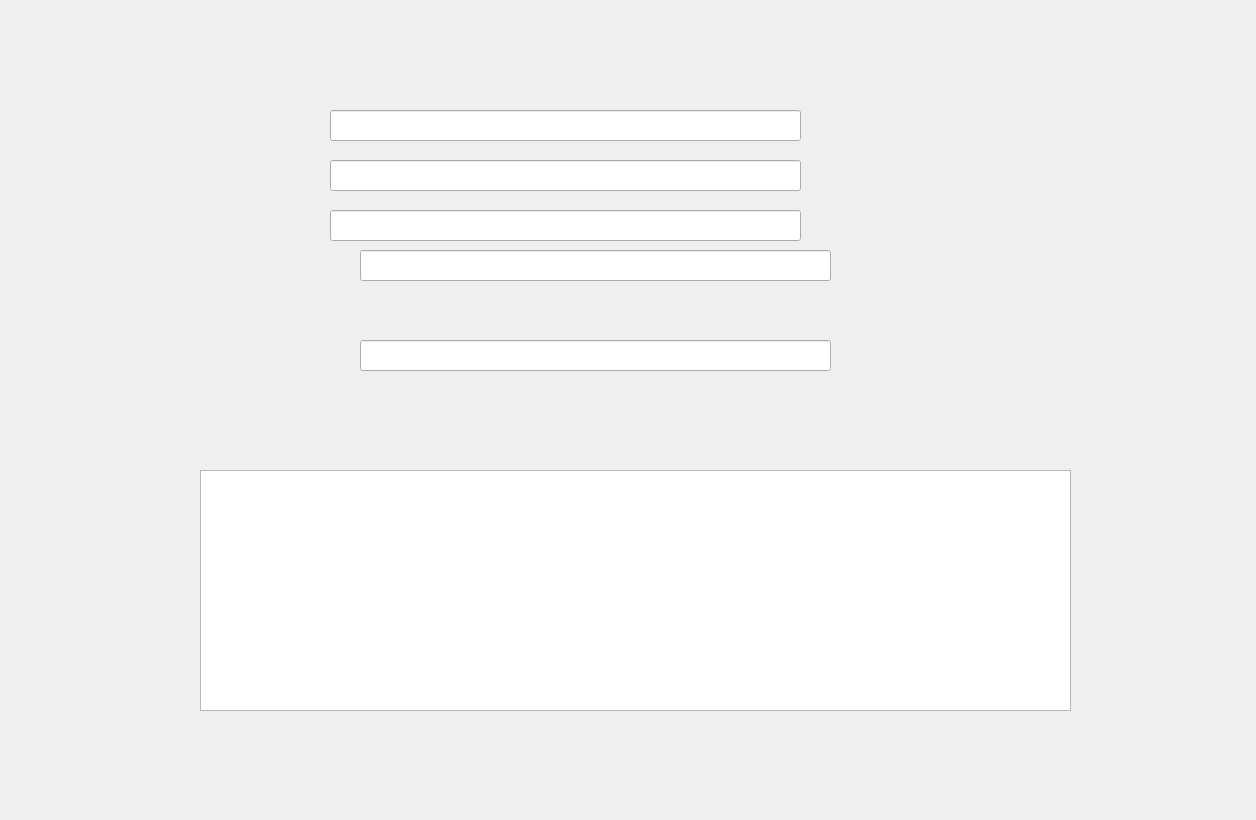
<?xml version="1.0" encoding="UTF-8"?>
<ui version="4.0">
 <class>Window</class>
 <widget class="QWidget" name="Window">
  <property name="windowModality">
   <enum>Qt::NonModal</enum>
  </property>
  <property name="enabled">
   <bool>true</bool>
  </property>
  <property name="geometry">
   <rect>
    <x>0</x>
    <y>0</y>
    <width>1256</width>
    <height>820</height>
   </rect>
  </property>
  <property name="sizePolicy">
   <sizepolicy hsizetype="Maximum" vsizetype="Maximum">
    <horstretch>0</horstretch>
    <verstretch>0</verstretch>
   </sizepolicy>
  </property>
  <property name="tabletTracking">
   <bool>false</bool>
  </property>
  <property name="acceptDrops">
   <bool>false</bool>
  </property>
  <property name="windowTitle">
   <string>Gestor De Articulos Cientificos</string>
  </property>
  <widget class="QLabel" name="Fondo">
   <property name="geometry">
    <rect>
     <x>0</x>
     <y>0</y>
     <width>1256</width>
     <height>820</height>
    </rect>
   </property>
   <property name="text">
    <string/>
   </property>
   <property name="pixmap">
    <pixmap>MainWindow.png</pixmap>
   </property>
   <property name="scaledContents">
    <bool>false</bool>
   </property>
  </widget>
  <widget class="QLineEdit" name="lineEditTitle">
   <property name="geometry">
    <rect>
     <x>330</x>
     <y>110</y>
     <width>471</width>
     <height>31</height>
    </rect>
   </property>
  </widget>
  <widget class="QLineEdit" name="lineEditAuthor">
   <property name="geometry">
    <rect>
     <x>330</x>
     <y>160</y>
     <width>471</width>
     <height>31</height>
    </rect>
   </property>
  </widget>
  <widget class="QLineEdit" name="lineEditYear">
   <property name="geometry">
    <rect>
     <x>330</x>
     <y>210</y>
     <width>471</width>
     <height>31</height>
    </rect>
   </property>
  </widget>
  <widget class="QLineEdit" name="lineEditSearch">
   <property name="geometry">
    <rect>
     <x>360</x>
     <y>340</y>
     <width>471</width>
     <height>31</height>
    </rect>
   </property>
  </widget>
  <widget class="QPushButton" name="pushButtonAdd">
   <property name="geometry">
    <rect>
     <x>880</x>
     <y>170</y>
     <width>121</width>
     <height>61</height>
    </rect>
   </property>
   <property name="palette">
    <palette>
     <active>
      <colorrole role="Button">
       <brush brushstyle="SolidPattern">
        <color alpha="255">
         <red>54</red>
         <green>200</green>
         <blue>229</blue>
        </color>
       </brush>
      </colorrole>
     </active>
     <inactive>
      <colorrole role="Button">
       <brush brushstyle="SolidPattern">
        <color alpha="255">
         <red>54</red>
         <green>200</green>
         <blue>229</blue>
        </color>
       </brush>
      </colorrole>
     </inactive>
     <disabled>
      <colorrole role="Button">
       <brush brushstyle="SolidPattern">
        <color alpha="255">
         <red>54</red>
         <green>200</green>
         <blue>229</blue>
        </color>
       </brush>
      </colorrole>
     </disabled>
    </palette>
   </property>
   <property name="text">
    <string/>
   </property>
   <property name="checkable">
    <bool>false</bool>
   </property>
   <property name="autoRepeat">
    <bool>false</bool>
   </property>
   <property name="default">
    <bool>false</bool>
   </property>
   <property name="flat">
    <bool>true</bool>
   </property>
  </widget>
  <widget class="QPushButton" name="pushButtonSearch">
   <property name="geometry">
    <rect>
     <x>850</x>
     <y>340</y>
     <width>101</width>
     <height>31</height>
    </rect>
   </property>
   <property name="palette">
    <palette>
     <active>
      <colorrole role="Button">
       <brush brushstyle="SolidPattern">
        <color alpha="255">
         <red>54</red>
         <green>200</green>
         <blue>229</blue>
        </color>
       </brush>
      </colorrole>
     </active>
     <inactive>
      <colorrole role="Button">
       <brush brushstyle="SolidPattern">
        <color alpha="255">
         <red>54</red>
         <green>200</green>
         <blue>229</blue>
        </color>
       </brush>
      </colorrole>
     </inactive>
     <disabled>
      <colorrole role="Button">
       <brush brushstyle="SolidPattern">
        <color alpha="255">
         <red>54</red>
         <green>200</green>
         <blue>229</blue>
        </color>
       </brush>
      </colorrole>
     </disabled>
    </palette>
   </property>
   <property name="text">
    <string/>
   </property>
   <property name="checkable">
    <bool>false</bool>
   </property>
   <property name="autoRepeat">
    <bool>false</bool>
   </property>
   <property name="default">
    <bool>false</bool>
   </property>
   <property name="flat">
    <bool>true</bool>
   </property>
  </widget>
  <widget class="QTableWidget" name="tableWidget">
   <property name="geometry">
    <rect>
     <x>200</x>
     <y>470</y>
     <width>871</width>
     <height>241</height>
    </rect>
   </property>
  </widget>
  <widget class="QLineEdit" name="lineEditYear_2">
   <property name="geometry">
    <rect>
     <x>360</x>
     <y>250</y>
     <width>471</width>
     <height>31</height>
    </rect>
   </property>
  </widget>
  <widget class="QPushButton" name="pushButtonDelet">
   <property name="geometry">
    <rect>
     <x>970</x>
     <y>320</y>
     <width>51</width>
     <height>61</height>
    </rect>
   </property>
   <property name="palette">
    <palette>
     <active>
      <colorrole role="Button">
       <brush brushstyle="SolidPattern">
        <color alpha="255">
         <red>54</red>
         <green>200</green>
         <blue>229</blue>
        </color>
       </brush>
      </colorrole>
     </active>
     <inactive>
      <colorrole role="Button">
       <brush brushstyle="SolidPattern">
        <color alpha="255">
         <red>54</red>
         <green>200</green>
         <blue>229</blue>
        </color>
       </brush>
      </colorrole>
     </inactive>
     <disabled>
      <colorrole role="Button">
       <brush brushstyle="SolidPattern">
        <color alpha="255">
         <red>54</red>
         <green>200</green>
         <blue>229</blue>
        </color>
       </brush>
      </colorrole>
     </disabled>
    </palette>
   </property>
   <property name="text">
    <string/>
   </property>
   <property name="checkable">
    <bool>false</bool>
   </property>
   <property name="autoRepeat">
    <bool>false</bool>
   </property>
   <property name="default">
    <bool>false</bool>
   </property>
   <property name="flat">
    <bool>true</bool>
   </property>
  </widget>
 </widget>
 <resources/>
 <connections/>
</ui>
